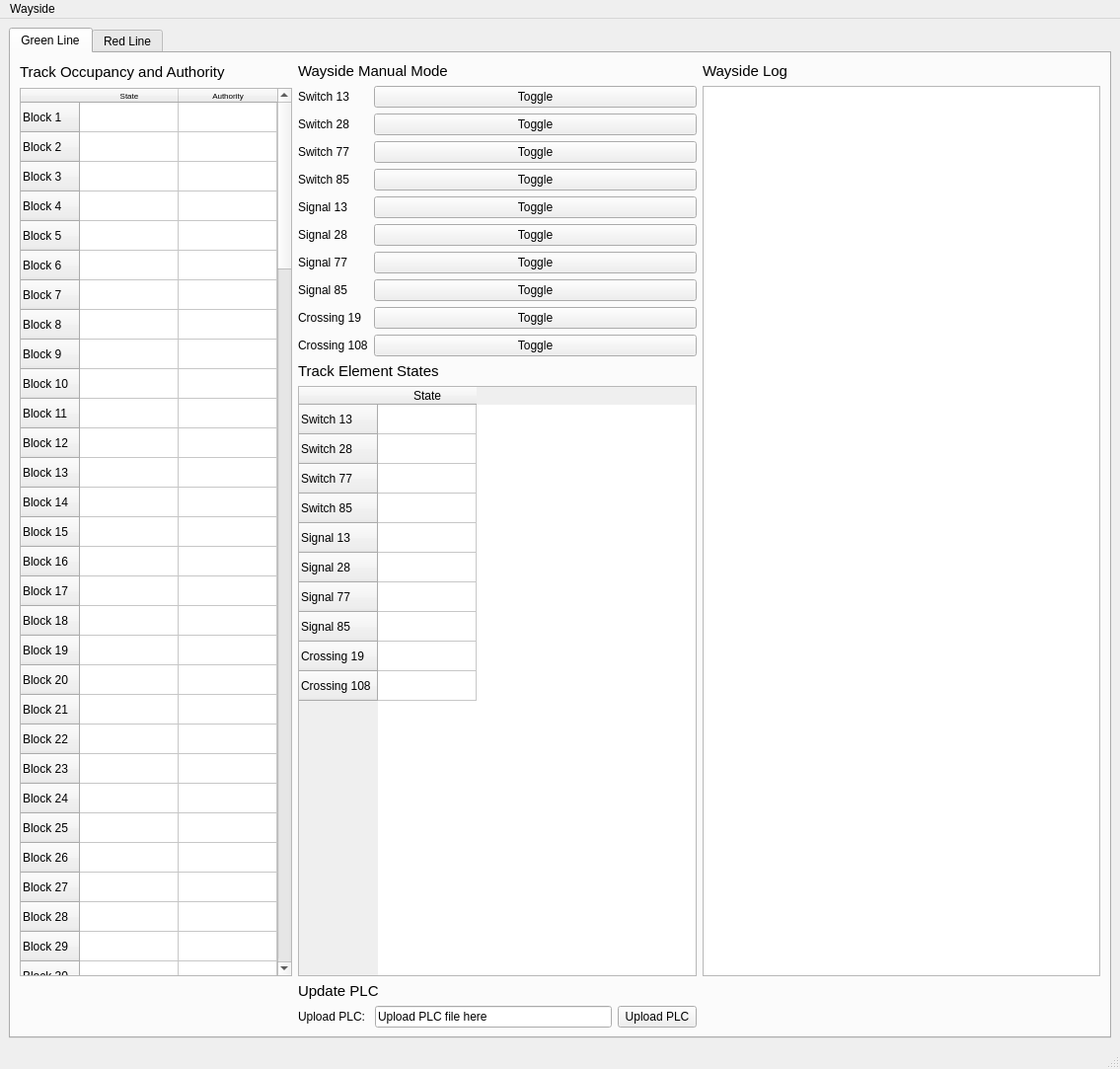
<?xml version="1.0" encoding="UTF-8"?>
<ui version="4.0">
 <class>MainWindow</class>
 <widget class="QMainWindow" name="MainWindow">
  <property name="geometry">
   <rect>
    <x>0</x>
    <y>0</y>
    <width>1135</width>
    <height>1025</height>
   </rect>
  </property>
  <property name="sizePolicy">
   <sizepolicy hsizetype="MinimumExpanding" vsizetype="MinimumExpanding">
    <horstretch>0</horstretch>
    <verstretch>0</verstretch>
   </sizepolicy>
  </property>
  <property name="windowTitle">
   <string>MainWindow</string>
  </property>
  <widget class="QWidget" name="centralwidget">
   <layout class="QGridLayout" name="gridLayout_2">
    <item row="0" column="0">
     <widget class="QTabWidget" name="tabWidget">
      <property name="currentIndex">
       <number>0</number>
      </property>
      <widget class="QWidget" name="Blue_Line">
       <attribute name="title">
        <string>Green Line</string>
       </attribute>
       <layout class="QGridLayout" name="gridLayout">
        <item row="0" column="0" rowspan="2">
         <layout class="QGridLayout" name="block_occ">
          <item>
           <widget class="QLabel" name="label_20">
            <property name="font">
             <font>
              <pointsize>11</pointsize>
             </font>
            </property>
            <property name="text">
             <string>Track Occupancy and Authority</string>
            </property>
           </widget>
          </item>
          <item>
           <widget class="QTableWidget" name="wayside_block_table">
            <property name="sizePolicy">
             <sizepolicy hsizetype="Minimum" vsizetype="Minimum">
              <horstretch>0</horstretch>
              <verstretch>0</verstretch>
             </sizepolicy>
            </property>
            <property name="maximumSize">
             <size>
              <width>16777215</width>
              <height>900</height>
             </size>
            </property>
            <property name="verticalScrollBarPolicy">
             <enum>Qt::ScrollBarAsNeeded</enum>
            </property>
            <property name="horizontalScrollBarPolicy">
             <enum>Qt::ScrollBarAlwaysOff</enum>
            </property>
            <property name="sizeAdjustPolicy">
             <enum>QAbstractScrollArea::AdjustToContents</enum>
            </property>
            <property name="showGrid">
             <bool>true</bool>
            </property>
            <property name="sortingEnabled">
             <bool>false</bool>
            </property>
            <property name="cornerButtonEnabled">
             <bool>true</bool>
            </property>
            <attribute name="horizontalHeaderCascadingSectionResizes">
             <bool>false</bool>
            </attribute>
            <row>
             <property name="text">
              <string>Block 1</string>
             </property>
            </row>
            <row>
             <property name="text">
              <string>Block 2</string>
             </property>
            </row>
            <row>
             <property name="text">
              <string>Block 3</string>
             </property>
            </row>
            <row>
             <property name="text">
              <string>Block 4</string>
             </property>
            </row>
            <row>
             <property name="text">
              <string>Block 5</string>
             </property>
            </row>
            <row>
             <property name="text">
              <string>Block 6</string>
             </property>
            </row>
            <row>
             <property name="text">
              <string>Block 7</string>
             </property>
            </row>
            <row>
             <property name="text">
              <string>Block 8</string>
             </property>
            </row>
            <row>
             <property name="text">
              <string>Block 9</string>
             </property>
            </row>
            <row>
             <property name="text">
              <string>Block 10</string>
             </property>
            </row>
            <row>
             <property name="text">
              <string>Block 11</string>
             </property>
            </row>
            <row>
             <property name="text">
              <string>Block 12</string>
             </property>
            </row>
            <row>
             <property name="text">
              <string>Block 13</string>
             </property>
            </row>
            <row>
             <property name="text">
              <string>Block 14</string>
             </property>
            </row>
            <row>
             <property name="text">
              <string>Block 15</string>
             </property>
            </row>
            <row>
             <property name="text">
              <string>Block 16</string>
             </property>
            </row>
            <row>
             <property name="text">
              <string>Block 17</string>
             </property>
            </row>
            <row>
             <property name="text">
              <string>Block 18</string>
             </property>
            </row>
            <row>
             <property name="text">
              <string>Block 19</string>
             </property>
            </row>
            <row>
             <property name="text">
              <string>Block 20</string>
             </property>
            </row>
            <row>
             <property name="text">
              <string>Block 21</string>
             </property>
            </row>
            <row>
             <property name="text">
              <string>Block 22</string>
             </property>
            </row>
            <row>
             <property name="text">
              <string>Block 23</string>
             </property>
            </row>
            <row>
             <property name="text">
              <string>Block 24</string>
             </property>
            </row>
            <row>
             <property name="text">
              <string>Block 25</string>
             </property>
            </row>
            <row>
             <property name="text">
              <string>Block 26</string>
             </property>
            </row>
            <row>
             <property name="text">
              <string>Block 27</string>
             </property>
            </row>
            <row>
             <property name="text">
              <string>Block 28</string>
             </property>
            </row>
            <row>
             <property name="text">
              <string>Block 29</string>
             </property>
            </row>
            <row>
             <property name="text">
              <string>Block 30</string>
             </property>
            </row>
            <row>
             <property name="text">
              <string>Block 31</string>
             </property>
            </row>
            <row>
             <property name="text">
              <string>Block 32</string>
             </property>
            </row>
            <row>
             <property name="text">
              <string>Block 33</string>
             </property>
            </row>
            <row>
             <property name="text">
              <string>Block 34</string>
             </property>
            </row>
            <row>
             <property name="text">
              <string>Block 35</string>
             </property>
            </row>
            <row>
             <property name="text">
              <string>Block 36</string>
             </property>
            </row>
            <row>
             <property name="text">
              <string>Block 37</string>
             </property>
            </row>
            <row>
             <property name="text">
              <string>Block 38</string>
             </property>
            </row>
            <row>
             <property name="text">
              <string>Block 39</string>
             </property>
            </row>
            <row>
             <property name="text">
              <string>Block 40</string>
             </property>
            </row>
            <row>
             <property name="text">
              <string>Block 41</string>
             </property>
            </row>
            <row>
             <property name="text">
              <string>Block 42</string>
             </property>
            </row>
            <row>
             <property name="text">
              <string>Block 43</string>
             </property>
            </row>
            <row>
             <property name="text">
              <string>Block 44</string>
             </property>
            </row>
            <row>
             <property name="text">
              <string>Block 45</string>
             </property>
            </row>
            <row>
             <property name="text">
              <string>Block 46</string>
             </property>
            </row>
            <row>
             <property name="text">
              <string>Block 47</string>
             </property>
            </row>
            <row>
             <property name="text">
              <string>Block 48</string>
             </property>
            </row>
            <row>
             <property name="text">
              <string>Block 49</string>
             </property>
            </row>
            <row>
             <property name="text">
              <string>Block 50</string>
             </property>
            </row>
            <row>
             <property name="text">
              <string>Block 51</string>
             </property>
            </row>
            <row>
             <property name="text">
              <string>Block 52</string>
             </property>
            </row>
            <row>
             <property name="text">
              <string>Block 53</string>
             </property>
            </row>
            <row>
             <property name="text">
              <string>Block 54</string>
             </property>
            </row>
            <row>
             <property name="text">
              <string>Block 55</string>
             </property>
            </row>
            <row>
             <property name="text">
              <string>Block 56</string>
             </property>
            </row>
            <row>
             <property name="text">
              <string>Block 57</string>
             </property>
            </row>
            <row>
             <property name="text">
              <string>Block 58</string>
             </property>
            </row>
            <row>
             <property name="text">
              <string>Block 59</string>
             </property>
            </row>
            <row>
             <property name="text">
              <string>Block 60</string>
             </property>
            </row>
            <row>
             <property name="text">
              <string>Block 61</string>
             </property>
            </row>
            <row>
             <property name="text">
              <string>Block 62</string>
             </property>
            </row>
            <row>
             <property name="text">
              <string>Block 63</string>
             </property>
            </row>
            <row>
             <property name="text">
              <string>Block 64</string>
             </property>
            </row>
            <row>
             <property name="text">
              <string>Block 65</string>
             </property>
            </row>
            <row>
             <property name="text">
              <string>Block 66</string>
             </property>
            </row>
            <row>
             <property name="text">
              <string>Block 67</string>
             </property>
            </row>
            <row>
             <property name="text">
              <string>Block 68</string>
             </property>
            </row>
            <row>
             <property name="text">
              <string>Block 69</string>
             </property>
            </row>
            <row>
             <property name="text">
              <string>Block 70</string>
             </property>
            </row>
            <row>
             <property name="text">
              <string>Block 71</string>
             </property>
            </row>
            <row>
             <property name="text">
              <string>Block 72</string>
             </property>
            </row>
            <row>
             <property name="text">
              <string>Block 73</string>
             </property>
            </row>
            <row>
             <property name="text">
              <string>Block 74</string>
             </property>
            </row>
            <row>
             <property name="text">
              <string>Block 75</string>
             </property>
            </row>
            <row>
             <property name="text">
              <string>Block 76</string>
             </property>
            </row>
            <row>
             <property name="text">
              <string>Block 77</string>
             </property>
            </row>
            <row>
             <property name="text">
              <string>Block 78</string>
             </property>
            </row>
            <row>
             <property name="text">
              <string>Block 79</string>
             </property>
            </row>
            <row>
             <property name="text">
              <string>Block 80</string>
             </property>
            </row>
            <row>
             <property name="text">
              <string>Block 81</string>
             </property>
            </row>
            <row>
             <property name="text">
              <string>Block 82</string>
             </property>
            </row>
            <row>
             <property name="text">
              <string>Block 83</string>
             </property>
            </row>
            <row>
             <property name="text">
              <string>Block 84</string>
             </property>
            </row>
            <row>
             <property name="text">
              <string>Block 85</string>
             </property>
            </row>
            <row>
             <property name="text">
              <string>Block 86</string>
             </property>
            </row>
            <row>
             <property name="text">
              <string>Block 87</string>
             </property>
            </row>
            <row>
             <property name="text">
              <string>Block 88</string>
             </property>
            </row>
            <row>
             <property name="text">
              <string>Block 89</string>
             </property>
            </row>
            <row>
             <property name="text">
              <string>Block 90</string>
             </property>
            </row>
            <row>
             <property name="text">
              <string>Block 91</string>
             </property>
            </row>
            <row>
             <property name="text">
              <string>Block 92</string>
             </property>
            </row>
            <row>
             <property name="text">
              <string>Block 93</string>
             </property>
            </row>
            <row>
             <property name="text">
              <string>Block 94</string>
             </property>
            </row>
            <row>
             <property name="text">
              <string>Block 95</string>
             </property>
            </row>
            <row>
             <property name="text">
              <string>Block 96</string>
             </property>
            </row>
            <row>
             <property name="text">
              <string>Block 97</string>
             </property>
            </row>
            <row>
             <property name="text">
              <string>Block 98</string>
             </property>
            </row>
            <row>
             <property name="text">
              <string>Block 99</string>
             </property>
            </row>
            <row>
             <property name="text">
              <string>Block 100</string>
             </property>
            </row>
            <row>
             <property name="text">
              <string>Block 101</string>
             </property>
            </row>
            <row>
             <property name="text">
              <string>Block 102</string>
             </property>
            </row>
            <row>
             <property name="text">
              <string>Block 103</string>
             </property>
            </row>
            <row>
             <property name="text">
              <string>Block 104</string>
             </property>
            </row>
            <row>
             <property name="text">
              <string>Block 105</string>
             </property>
            </row>
            <row>
             <property name="text">
              <string>Block 106</string>
             </property>
            </row>
            <row>
             <property name="text">
              <string>Block 107</string>
             </property>
            </row>
            <row>
             <property name="text">
              <string>Block 108</string>
             </property>
            </row>
            <row>
             <property name="text">
              <string>Block 109</string>
             </property>
            </row>
            <row>
             <property name="text">
              <string>Block 110</string>
             </property>
            </row>
            <row>
             <property name="text">
              <string>Block 111</string>
             </property>
            </row>
            <row>
             <property name="text">
              <string>Block 112</string>
             </property>
            </row>
            <row>
             <property name="text">
              <string>Block 113</string>
             </property>
            </row>
            <row>
             <property name="text">
              <string>Block 114</string>
             </property>
            </row>
            <row>
             <property name="text">
              <string>Block 115</string>
             </property>
            </row>
            <row>
             <property name="text">
              <string>Block 116</string>
             </property>
            </row>
            <row>
             <property name="text">
              <string>Block 117</string>
             </property>
            </row>
            <row>
             <property name="text">
              <string>Block 118</string>
             </property>
            </row>
            <row>
             <property name="text">
              <string>Block 119</string>
             </property>
            </row>
            <row>
             <property name="text">
              <string>Block 120</string>
             </property>
            </row>
            <row>
             <property name="text">
              <string>Block 121</string>
             </property>
            </row>
            <row>
             <property name="text">
              <string>Block 122</string>
             </property>
            </row>
            <row>
             <property name="text">
              <string>Block 123</string>
             </property>
            </row>
            <row>
             <property name="text">
              <string>Block 124</string>
             </property>
            </row>
            <row>
             <property name="text">
              <string>Block 125</string>
             </property>
            </row>
            <row>
             <property name="text">
              <string>Block 126</string>
             </property>
            </row>
            <row>
             <property name="text">
              <string>Block 127</string>
             </property>
            </row>
            <row>
             <property name="text">
              <string>Block 128</string>
             </property>
            </row>
            <row>
             <property name="text">
              <string>Block 129</string>
             </property>
            </row>
            <row>
             <property name="text">
              <string>Block 130</string>
             </property>
            </row>
            <row>
             <property name="text">
              <string>Block 131</string>
             </property>
            </row>
            <row>
             <property name="text">
              <string>Block 132</string>
             </property>
            </row>
            <row>
             <property name="text">
              <string>Block 133</string>
             </property>
            </row>
            <row>
             <property name="text">
              <string>Block 134</string>
             </property>
            </row>
            <row>
             <property name="text">
              <string>Block 135</string>
             </property>
            </row>
            <row>
             <property name="text">
              <string>Block 136</string>
             </property>
            </row>
            <row>
             <property name="text">
              <string>Block 137</string>
             </property>
            </row>
            <row>
             <property name="text">
              <string>Block 138</string>
             </property>
            </row>
            <row>
             <property name="text">
              <string>Block 139</string>
             </property>
            </row>
            <row>
             <property name="text">
              <string>Block 140</string>
             </property>
            </row>
            <row>
             <property name="text">
              <string>Block 141</string>
             </property>
            </row>
            <row>
             <property name="text">
              <string>Block 142</string>
             </property>
            </row>
            <row>
             <property name="text">
              <string>Block 143</string>
             </property>
            </row>
            <row>
             <property name="text">
              <string>Block 144</string>
             </property>
            </row>
            <row>
             <property name="text">
              <string>Block 145</string>
             </property>
            </row>
            <row>
             <property name="text">
              <string>Block 146</string>
             </property>
            </row>
            <row>
             <property name="text">
              <string>Block 147</string>
             </property>
            </row>
            <row>
             <property name="text">
              <string>Block 148</string>
             </property>
            </row>
            <row>
             <property name="text">
              <string>Block 149</string>
             </property>
            </row>
            <row>
             <property name="text">
              <string>Block 150</string>
             </property>
            </row>
            <column>
             <property name="text">
              <string>State</string>
             </property>
             <property name="font">
              <font>
               <pointsize>6</pointsize>
              </font>
             </property>
            </column>
            <column>
             <property name="text">
              <string>Authority</string>
             </property>
             <property name="font">
              <font>
               <pointsize>6</pointsize>
              </font>
             </property>
            </column>
           </widget>
          </item>
         </layout>
        </item>


        <item row="1" column="1">
         <layout class="QVBoxLayout" name="track_state_3">
          <item>
           <widget class="QLabel" name="label_21">
            <property name="font">
             <font>
              <pointsize>11</pointsize>
             </font>
            </property>
            <property name="text">
             <string>Track Element States</string>
            </property>
           </widget>
          </item>
          <item>
           <widget class="QTableWidget" name="wayside_elements_table">
            <row>
             <property name="text">
              <string>Switch 13</string>
             </property>
            </row>
            <row>
             <property name="text">
              <string>Switch 28</string>
             </property>
            </row>
            <row>
             <property name="text">
              <string>Switch 77</string>
             </property>
            </row>
            <row>
             <property name="text">
              <string>Switch 85</string>
             </property>
            </row>
            <row>
             <property name="text">
              <string>Signal 13</string>
             </property>
            </row>
            <row>
             <property name="text">
              <string>Signal 28</string>
             </property>
            </row>
            <row>
             <property name="text">
              <string>Signal 77</string>
             </property>
            </row>
            <row>
             <property name="text">
              <string>Signal 85</string>
             </property>
            </row>
            <row>
             <property name="text">
              <string>Crossing 19</string>
             </property>
            </row>
            <row>
             <property name="text">
              <string>Crossing 108</string>
             </property>
            </row>
            <column>
             <property name="text">
              <string>State</string>
             </property>
            </column>
           </widget>
          </item>
         </layout>
        </item>
        
        <item row="0" column="1">
         <layout class="QVBoxLayout" name="verticalLayout">
          <item>
           <widget class="QLabel" name="label_17">
            <property name="font">
             <font>
              <pointsize>11</pointsize>
             </font>
            </property>
            <property name="text">
             <string>Wayside Manual Mode</string>
            </property>
           </widget>
          </item>
          <item>
           <layout class="QFormLayout" name="formLayout">
            <item row="0" column="0">
             <widget class="QLabel" name="label_8">
              <property name="font">
               <font>
                <pointsize>9</pointsize>
               </font>
              </property>
              <property name="text">
               <string>Switch 13</string>
              </property>
             </widget>
            </item>
            <item row="1" column="0">
             <widget class="QLabel" name="label_14">
              <property name="font">
               <font>
                <pointsize>9</pointsize>
               </font>
              </property>
              <property name="text">
               <string>Switch 28</string>
              </property>
             </widget>
            </item>
            <item row="2" column="0">
             <widget class="QLabel" name="label_15">
              <property name="font">
               <font>
                <pointsize>9</pointsize>
               </font>
              </property>
              <property name="text">
               <string>Switch 77</string>
              </property>
             </widget>
            </item>
            <item row="3" column="0">
             <widget class="QLabel" name="label_16">
              <property name="font">
               <font>
                <pointsize>9</pointsize>
               </font>
              </property>
              <property name="text">
               <string>Switch 85</string>
              </property>
             </widget>
            </item>
            <item row="4" column="0">
             <widget class="QLabel" name="label_17">
              <property name="font">
               <font>
                <pointsize>9</pointsize>
               </font>
              </property>
              <property name="text">
               <string>Signal 13</string>
              </property>
             </widget>
            </item>
            <item row="5" column="0">
             <widget class="QLabel" name="label_18">
              <property name="font">
               <font>
                <pointsize>9</pointsize>
               </font>
              </property>
              <property name="text">
               <string>Signal 28</string>
              </property>
             </widget>
            </item>
            <item row="6" column="0">
             <widget class="QLabel" name="label_19">
              <property name="font">
               <font>
                <pointsize>9</pointsize>
               </font>
              </property>
              <property name="text">
               <string>Signal 77</string>
              </property>
             </widget>
            </item>
            <item row="7" column="0">
             <widget class="QLabel" name="label_20">
              <property name="font">
               <font>
                <pointsize>9</pointsize>
               </font>
              </property>
              <property name="text">
               <string>Signal 85</string>
              </property>
             </widget>
            </item>
            <item row="8" column="0">
             <widget class="QLabel" name="label_21">
              <property name="font">
               <font>
                <pointsize>9</pointsize>
               </font>
              </property>
              <property name="text">
               <string>Crossing 19</string>
              </property>
             </widget>
            </item>
            <item row="9" column="0">
             <widget class="QLabel" name="label_22">
              <property name="font">
               <font>
                <pointsize>9</pointsize>
               </font>
              </property>
              <property name="text">
               <string>Crossing 108</string>
              </property>
             </widget>
            </item>

            <item row="0" column="1">
             <widget class="QPushButton" name="manual_sw13_button">
              <property name="text">
               <string>Toggle</string>
              </property>
             </widget>
            </item>
            <item row="1" column="1">
             <widget class="QPushButton" name="manual_sw28_button">
              <property name="text">
               <string>Toggle</string>
              </property>
             </widget>
            </item>
            <item row="2" column="1">
             <widget class="QPushButton" name="manual_sw77_button">
              <property name="text">
               <string>Toggle</string>
              </property>
             </widget>
            </item>
            <item row="3" column="1">
             <widget class="QPushButton" name="manual_sw85_button">
              <property name="text">
               <string>Toggle</string>
              </property>
             </widget>
            </item>
            <item row="4" column="1">
             <widget class="QPushButton" name="manual_sig13_button">
              <property name="text">
               <string>Toggle</string>
              </property>
             </widget>
            </item>
            <item row="5" column="1">
             <widget class="QPushButton" name="manual_sig28_button">
              <property name="text">
               <string>Toggle</string>
              </property>
             </widget>
            </item>
            <item row="6" column="1">
             <widget class="QPushButton" name="manual_sig77_button">
              <property name="text">
               <string>Toggle</string>
              </property>
             </widget>
            </item>
            <item row="7" column="1">
             <widget class="QPushButton" name="manual_sig85_button">
              <property name="text">
               <string>Toggle</string>
              </property>
             </widget>
            </item>
            <item row="8" column="1">
             <widget class="QPushButton" name="manual_cr19_button">
              <property name="text">
               <string>Toggle</string>
              </property>
             </widget>
            </item>
            <item row="9" column="1">
             <widget class="QPushButton" name="manual_cr108_button">
              <property name="text">
               <string>Toggle</string>
              </property>
             </widget>
            </item>
           </layout>
          </item>
         </layout>
        </item>
        
        <item row="2" column="1">
         <layout class="QVBoxLayout" name="verticalLayout">
          <item>
           <widget class="QLabel" name="label_17">
            <property name="font">
             <font>
              <pointsize>11</pointsize>
             </font>
            </property>
            <property name="text">
             <string>Update PLC</string>
            </property>
           </widget>
          </item>
          <item>
           <layout class="QGridLayout" name="formLayout">
            <item row="0" column="0">
             <widget class="QLabel" name="label_8">
              <property name="font">
               <font>
                <pointsize>9</pointsize>
               </font>
              </property>
              <property name="text">
               <string>Upload PLC: </string>
              </property>
             </widget>
            </item>
            
            <item row="0" column="1">
             <widget class="QLineEdit" name="manual_sw13_button">
              <property name="text">
               <string>Upload PLC file here</string>
              </property>
             </widget>
            </item>
            

            <item row="0" column="2">
             <widget class="QPushButton" name="manual_plc_button">
              <property name="text">
               <string>Upload PLC</string>
              </property>
             </widget>
            </item>
            
            
            
           
           </layout>
          </item>
         </layout>
        </item>

        







        <item row="0" column="2" rowspan="2">
         <layout class="QVBoxLayout" name="wayside_log_2">
          <item>
           <widget class="QLabel" name="label_13">
            <property name="font">
             <font>
              <pointsize>11</pointsize>
             </font>
            </property>
            <property name="text">
             <string>Wayside Log</string>
            </property>
           </widget>
          </item>
          <item>
           <widget class="QTextBrowser" name="wayside_log"/>
          </item>
         </layout>
        </item>
       </layout>
      </widget>
      <widget class="QWidget" name="Red_Line">
       <attribute name="title">
        <string>Red Line</string>
       </attribute>
       <widget class="QWidget" name="gridLayoutWidget">
        <property name="geometry">
         <rect>
          <x>10</x>
          <y>10</y>
          <width>381</width>
          <height>1129</height>
         </rect>
        </property>
        <layout class="QGridLayout" name="gridLayout_3">
         <item row="0" column="0">
          <layout class="QVBoxLayout" name="block_occ_4">
           <item>
            <widget class="QTableWidget" name="wayside_block_table_4">
             <property name="sizePolicy">
              <sizepolicy hsizetype="Minimum" vsizetype="Minimum">
               <horstretch>0</horstretch>
               <verstretch>0</verstretch>
              </sizepolicy>
             </property>
             <property name="maximumSize">
              <size>
               <width>16777215</width>
               <height>900</height>
              </size>
             </property>
             <property name="verticalScrollBarPolicy">
              <enum>Qt::ScrollBarAlwaysOn</enum>
             </property>
             <property name="horizontalScrollBarPolicy">
              <enum>Qt::ScrollBarAlwaysOff</enum>
             </property>
             <property name="sizeAdjustPolicy">
              <enum>QAbstractScrollArea::AdjustToContents</enum>
             </property>
             <property name="showGrid">
              <bool>true</bool>
             </property>
             <property name="sortingEnabled">
              <bool>false</bool>
             </property>
             <property name="cornerButtonEnabled">
              <bool>true</bool>
             </property>
             <attribute name="horizontalHeaderCascadingSectionResizes">
              <bool>false</bool>
             </attribute>
             <row>
              <property name="text">
               <string>Block 41</string>
              </property>
              <property name="font">
               <font>
                <pointsize>6</pointsize>
               </font>
              </property>
             </row>
             <row>
              <property name="text">
               <string>Block 42</string>
              </property>
              <property name="font">
               <font>
                <pointsize>6</pointsize>
               </font>
              </property>
             </row>
             <row>
              <property name="text">
               <string>Block 43</string>
              </property>
              <property name="font">
               <font>
                <pointsize>6</pointsize>
               </font>
              </property>
             </row>
             <row>
              <property name="text">
               <string>Block 44</string>
              </property>
              <property name="font">
               <font>
                <pointsize>6</pointsize>
               </font>
              </property>
             </row>
             <row>
              <property name="text">
               <string>Block 45</string>
              </property>
              <property name="font">
               <font>
                <pointsize>6</pointsize>
               </font>
              </property>
             </row>
             <row>
              <property name="text">
               <string>Block 46</string>
              </property>
              <property name="font">
               <font>
                <pointsize>6</pointsize>
               </font>
              </property>
             </row>
             <row>
              <property name="text">
               <string>Block 47</string>
              </property>
              <property name="font">
               <font>
                <pointsize>6</pointsize>
               </font>
              </property>
             </row>
             <row>
              <property name="text">
               <string>Block 48</string>
              </property>
              <property name="font">
               <font>
                <pointsize>6</pointsize>
               </font>
              </property>
             </row>
             <row>
              <property name="text">
               <string>Block 49</string>
              </property>
              <property name="font">
               <font>
                <pointsize>6</pointsize>
               </font>
              </property>
             </row>
             <row>
              <property name="text">
               <string>Block 50</string>
              </property>
              <property name="font">
               <font>
                <pointsize>6</pointsize>
               </font>
              </property>
             </row>
             <row>
              <property name="text">
               <string>Block 51</string>
              </property>
              <property name="font">
               <font>
                <pointsize>6</pointsize>
               </font>
              </property>
             </row>
             <row>
              <property name="text">
               <string>Block 52</string>
              </property>
              <property name="font">
               <font>
                <pointsize>6</pointsize>
               </font>
              </property>
             </row>
             <row>
              <property name="text">
               <string>Block 53</string>
              </property>
              <property name="font">
               <font>
                <pointsize>6</pointsize>
               </font>
              </property>
             </row>
             <row>
              <property name="text">
               <string>Block 54</string>
              </property>
              <property name="font">
               <font>
                <pointsize>6</pointsize>
               </font>
              </property>
             </row>
             <row>
              <property name="text">
               <string>Block 55</string>
              </property>
              <property name="font">
               <font>
                <pointsize>6</pointsize>
               </font>
              </property>
             </row>
             <row>
              <property name="text">
               <string>Block 56</string>
              </property>
              <property name="font">
               <font>
                <pointsize>6</pointsize>
               </font>
              </property>
             </row>
             <row>
              <property name="text">
               <string>Block 57</string>
              </property>
              <property name="font">
               <font>
                <pointsize>6</pointsize>
               </font>
              </property>
             </row>
             <row>
              <property name="text">
               <string>Block 58</string>
              </property>
              <property name="font">
               <font>
                <pointsize>6</pointsize>
               </font>
              </property>
             </row>
             <row>
              <property name="text">
               <string>Block 59</string>
              </property>
              <property name="font">
               <font>
                <pointsize>6</pointsize>
               </font>
              </property>
             </row>
             <row>
              <property name="text">
               <string>Block 60</string>
              </property>
              <property name="font">
               <font>
                <pointsize>6</pointsize>
               </font>
              </property>
             </row>
             <row>
              <property name="text">
               <string>Block 61</string>
              </property>
              <property name="font">
               <font>
                <pointsize>6</pointsize>
               </font>
              </property>
             </row>
             <row>
              <property name="text">
               <string>Block 62</string>
              </property>
              <property name="font">
               <font>
                <pointsize>6</pointsize>
               </font>
              </property>
             </row>
             <row>
              <property name="text">
               <string>Block 63</string>
              </property>
              <property name="font">
               <font>
                <pointsize>6</pointsize>
               </font>
              </property>
             </row>
             <row>
              <property name="text">
               <string>Block 64</string>
              </property>
              <property name="font">
               <font>
                <pointsize>6</pointsize>
               </font>
              </property>
             </row>
             <row>
              <property name="text">
               <string>Block 65</string>
              </property>
              <property name="font">
               <font>
                <pointsize>6</pointsize>
               </font>
              </property>
             </row>
             <row>
              <property name="text">
               <string>Block 66</string>
              </property>
              <property name="font">
               <font>
                <pointsize>6</pointsize>
               </font>
              </property>
             </row>
             <row>
              <property name="text">
               <string>Block 67</string>
              </property>
              <property name="font">
               <font>
                <pointsize>6</pointsize>
               </font>
              </property>
             </row>
             <row>
              <property name="text">
               <string>Block 68</string>
              </property>
              <property name="font">
               <font>
                <pointsize>6</pointsize>
               </font>
              </property>
             </row>
             <row>
              <property name="text">
               <string>Block 69</string>
              </property>
              <property name="font">
               <font>
                <pointsize>6</pointsize>
               </font>
              </property>
             </row>
             <row>
              <property name="text">
               <string>Block 70</string>
              </property>
              <property name="font">
               <font>
                <pointsize>6</pointsize>
               </font>
              </property>
             </row>
             <row>
              <property name="text">
               <string>Block 71</string>
              </property>
              <property name="font">
               <font>
                <pointsize>6</pointsize>
               </font>
              </property>
             </row>
             <row>
              <property name="text">
               <string>Block 72</string>
              </property>
              <property name="font">
               <font>
                <pointsize>6</pointsize>
               </font>
              </property>
             </row>
             <row>
              <property name="text">
               <string>Block 73</string>
              </property>
              <property name="font">
               <font>
                <pointsize>6</pointsize>
               </font>
              </property>
             </row>
             <row>
              <property name="text">
               <string>Block 74</string>
              </property>
              <property name="font">
               <font>
                <pointsize>6</pointsize>
               </font>
              </property>
             </row>
             <row>
              <property name="text">
               <string>Block 75</string>
              </property>
              <property name="font">
               <font>
                <pointsize>6</pointsize>
               </font>
              </property>
             </row>
             <row>
              <property name="text">
               <string>Block 76</string>
              </property>
              <property name="font">
               <font>
                <pointsize>6</pointsize>
               </font>
              </property>
             </row>
             <column>
              <property name="text">
               <string>State</string>
              </property>
              <property name="font">
               <font>
                <pointsize>6</pointsize>
               </font>
              </property>
             </column>
             <column>
              <property name="text">
               <string>Authority</string>
              </property>
              <property name="font">
               <font>
                <pointsize>6</pointsize>
               </font>
              </property>
             </column>
            </widget>
           </item>
           <item>
            <widget class="QLabel" name="label_36">
             <property name="baseSize">
              <size>
               <width>500</width>
               <height>500</height>
              </size>
             </property>
             <property name="font">
              <font>
               <pointsize>11</pointsize>
              </font>
             </property>
             <property name="text">
              <string>Track Occupancy and Authority</string>
             </property>
            </widget>
           </item>
          </layout>
         </item>
        </layout>
       </widget>
      </widget>
     </widget>
    </item>
   </layout>
  </widget>
  <widget class="QMenuBar" name="menubar">
   <property name="geometry">
    <rect>
     <x>0</x>
     <y>0</y>
     <width>1135</width>
     <height>22</height>
    </rect>
   </property>
   <widget class="QMenu" name="menuBlue_Line">
    <property name="title">
     <string>Wayside</string>
    </property>
   </widget>
   <addaction name="menuBlue_Line"/>
  </widget>
  <widget class="QStatusBar" name="statusbar"/>
 </widget>
 <resources/>
 <connections/>
</ui>
